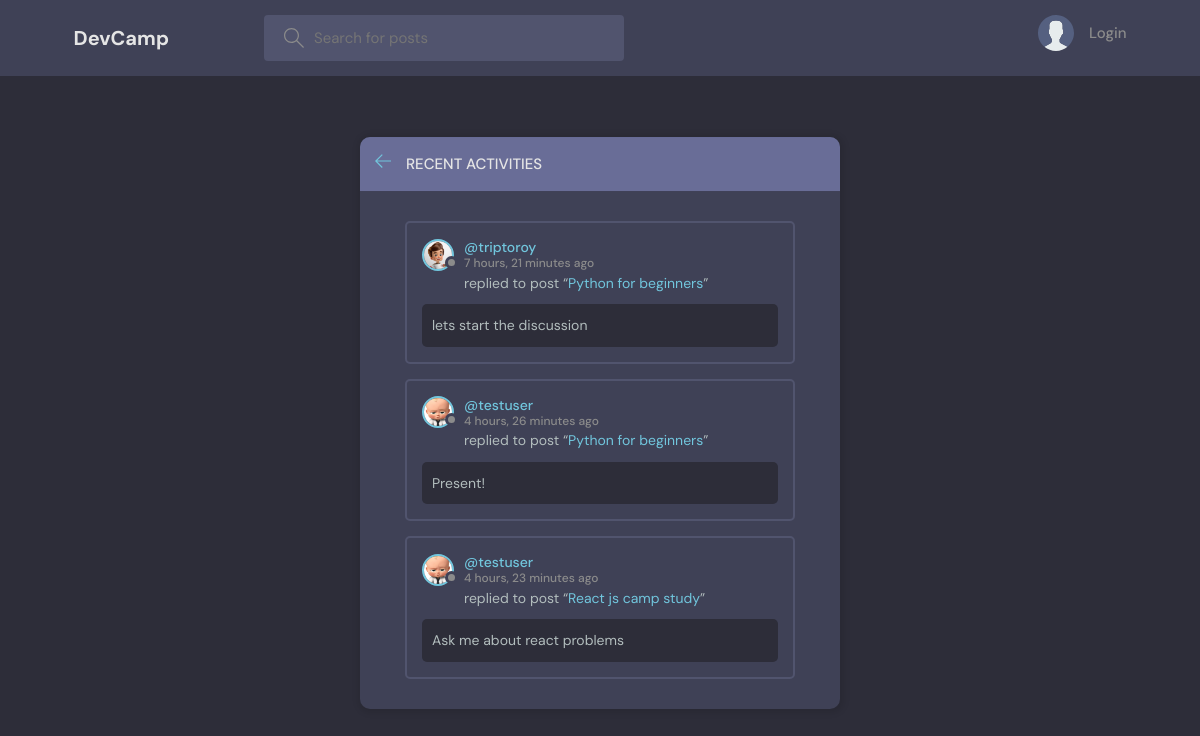
The page /activity/ on the database its author committed.
### base/models.py (models this page shows, shortened)
class Message(models.Model):
    user = models.ForeignKey(User, on_delete=models.CASCADE)
    room = models.ForeignKey(Room, on_delete=models.CASCADE)
    body = models.TextField()
    updated = models.DateTimeField(auto_now=True)
    created = models.DateTimeField(auto_now_add=True)
    class Meta:
        ordering = ['updated', 'created']

class User(AbstractUser):
    name = models.CharField(max_length=200, null=True)
    username = models.CharField(unique=True, max_length=200, null=True)
    email = models.EmailField(unique=True, null=True)
    bio = models.TextField(null=True)
    avatar = models.ImageField(null=True, default="avatar.svg")
    USERNAME_FIELD = 'username'
    REQUIRED_FIELDS = []

class Room(models.Model):
    host = models.ForeignKey(User, on_delete=models.SET_NULL, null=True)
    topic = models.ForeignKey(Topic, on_delete=models.SET_NULL, null=True)
    name = models.CharField(max_length=200)
    description = models.TextField(null=True, blank=True)
    participants = models.ManyToManyField(
        User, related_name='participants', blank=True)
    updated = models.DateTimeField(auto_now=True)
    created = models.DateTimeField(auto_now_add=True)
    class Meta:
        ordering = ['-updated', '-created']
    def __str__(self):
        return self.name

### base/views.py (the view)
# urls.py: path('activity/', views.activityPage, name="activity"),
def activityPage(request):
    room_messages = Message.objects.all()
    return render(request, 'base/activity.html', {'room_messages': room_messages})

### base/templates/base/activity.html (shortened to what this page needs)
{% extends 'main.html' %}
{% block content %}
<main class="layout">
  <div class="container">
    <div class="layout__box">
      <div class="layout__boxHeader">
        <div class="layout__boxTitle">
          <a href="{% url 'home' %}">
            <svg version="1.1" xmlns="http://www.w3.org/2000/svg" width="32" height="32" viewBox="0 0 32 32">
              <title>arrow-left</title>
              <path
                d="M13.723 2.286l-13.723 13.714 13.719 13.714 1.616-1.611-10.96-10.96h27.625v-2.286h-27.625l10.965-10.965-1.616-1.607z">
              </path>
              </path>
            </svg>
          </a>
          <h3>Recent Activities</h3>
        </div>
      </div>
      <div class="activities-page layout__body">
        {% for message in room_messages %}
        <div class="activities__box">
          <div class="activities__boxHeader roomListRoom__header">
            <a href="{% url 'user-profile' message.user.id %}" class="roomListRoom__author">
              <div class="avatar avatar--small">
                <img src="{{message.user.avatar.url}}" />
              </div>
              <p>
                @{{message.user}}
                <span>{{message.created|timesince}} ago</span>
              </p>
            </a>
          </div>
          <div class="activities__boxContent">
            <p>replied to post “<a href="{% url 'room' message.room.id %}">{{message.room}}</a>”</p>
            <div class="activities__boxRoomContent">
              {{message.body}}
            </div>
          </div>
        </div>
        {% endfor %}
      </div>
    </div>
  </div>
</main>
{% endblock content %}

### static/styles/style.css (style rules this page uses)
:root { --color-main: #71c6dd; --color-main-light: #fbe1f9; --color-dark: #3f4156; --color-dark-medium: #51546e; --color-dark-light: #696d97; --color-light: #e5e5e5; --color-gray: #8b8b8b; --color-light-gray: #b2bdbd; --color-bg: #2d2d39; --color-success: #5dd693; --color-error: #fc4b0b; }
* { font-family: "DM Sans", -apple-system, BlinkMacSystemFont, "Segoe UI", Roboto, Oxygen, Ubuntu, Cantarell, "Open Sans", "Helvetica Neue", sans-serif; margin: 0; padding: 0; box-sizing: border-box; text-rendering: optimizeLegibility; font-size: inherit; }
html { font-size: 56.25%; }
@media only screen and (min-width: 1200px) { html { font-size: 62.5%; } }
body { line-height: 1.6; font-weight: 400; font-size: 1.5rem; color: var(--color-light-gray); background-color: var(--color-bg); min-height: 100vh; }
img { width: 100%; }
a { display: inline-block; color: var(--color-main); text-decoration: none; }
.container { max-width: 120rem; width: 90%; margin: auto; }
.avatar { position: relative; display: inline-block; border-radius: 50%; border: 2px solid var(--color-main); }
.avatar img { display: block; border-radius: 50%; object-fit: cover; object-position: center; }
.avatar::after { content: ""; display: block; position: absolute; background-color: var(--color-gray); z-index: 111; border-radius: 50%; border: 0.3rem solid var(--color-dark); }
.avatar.avatar--small img { width: 2.8rem; height: 2.8rem; }
.avatar.avatar--small:after { width: 0.7rem; height: 0.7rem; bottom: 0px; right: -6px; }
.layout { margin-top: 2.4rem; }
.layout > .container { display: flex; justify-content: space-between; align-items: flex-start; }
.layout__box { width: 90%; max-width: 48rem; min-height: 40rem; position: absolute; top: 50%; left: 50%; transform: translate(-50%, -46%); background-color: var(--color-dark); border-radius: 1rem; box-shadow: 1px 1px 6px 3px rgba(0, 0, 0, 0.1); overflow: hidden; }
.layout__boxHeader { display: flex; padding: 1.5rem; background-color: var(--color-dark-light); }
.layout__boxTitle { display: flex; gap: 1.5rem; align-items: center; }
.layout__boxTitle h3 { text-transform: uppercase; font-weight: 500; color: var(--color-light); }
.layout__boxTitle svg { width: 1.6rem; height: 1.6rem; fill: var(--color-main); }
.layout__body { margin: 3rem; }
.roomListRoom__header { display: flex; justify-content: space-between; align-items: center; }
.roomListRoom__author { font-weight: 500; display: flex; align-items: center; gap: 1rem; }
.activities__box { margin: 1.5rem; padding: 1.5rem; border: 2px solid var(--color-dark-medium); border-radius: 5px; }
.activities__boxHeader p { font-size: 1.4rem; line-height: 1.3; }
.activities__boxHeader p span { color: var(--color-gray); font-size: 1.2rem; display: block; }
.activities__boxContent { margin-left: 4.2rem; }
.activities__boxContent { font-size: 1.4rem; }
.activities__boxRoomContent { background: var(--color-bg); padding: 1rem; border-radius: 5px; margin-top: 1rem; margin-left: -4.2rem; }

### rows shown on the page
Message: user.avatar (picture), user "triptoroy", created "7 hours, 21 minutes", room "Python for beginners", body "lets start the discussion"
Message: user.avatar (picture), user "testuser", created "4 hours, 26 minutes", room "Python for beginners", body "Present!"
Message: user.avatar (picture), user "testuser", created "4 hours, 23 minutes", room "React js camp study", body "Ask me about react problems"
